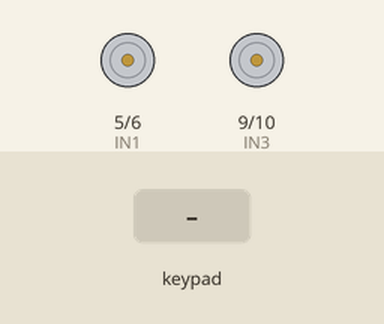
This sketch was run on a simulated Arduino Uno, built with avr-gcc and run on an emulated ATmega328P. On the bench: motor-driver pin pairs drawn as motors (green arrow = first pin HIGH = forward, orange = second pin HIGH = backward, longer = more drive). The inputs (shaded band) are chosen by the test bench.

Above: at 1.2 s.
1.3 s: key 'U' pressed
At 1.5 s:
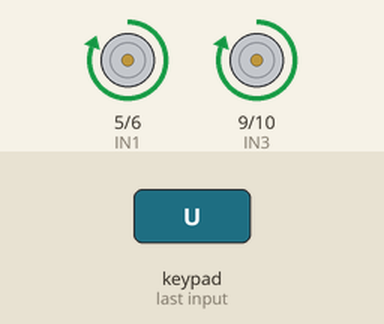
3.2 s: key 'D' pressed
At 3.4 s:
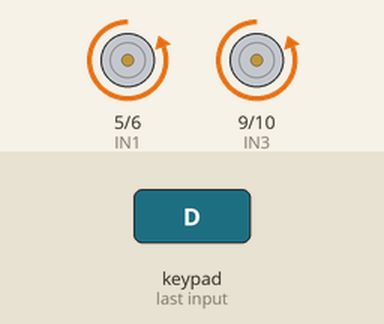
5.1 s: key 'L' pressed
At 5.3 s:
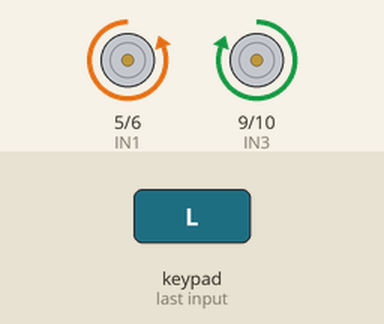
7.0 s: key 'R' pressed
At 7.2 s:
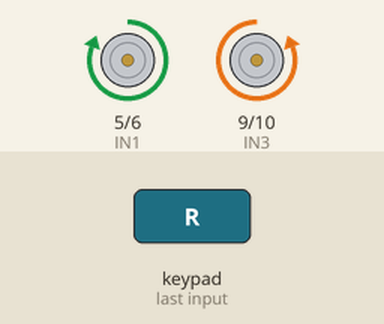
Timing chart, 0 to 9.9 s (numbered marks = the images above; inputs shaded):
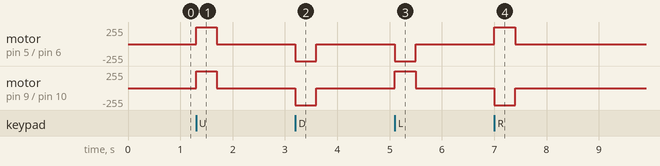

The sketch:

MinhTriet.ino
```cpp
#define CUSTOM_SETTINGS
#define INCLUDE_GAMEPAD_MODULE
#include <Dabble.h>

#include <SoftwareSerial.h>
SoftwareSerial BT(11,10); // RX, TX

// Motor pins (PWM capable)
int IN1 = 5;
int IN2 = 6;
int IN3 = 9;
int IN4 = 10;

void setup() {
  Serial.begin(9600);
  BT.begin(9600);

  Dabble.begin(BT);

  pinMode(IN1, OUTPUT);
  pinMode(IN2, OUTPUT);
  pinMode(IN3, OUTPUT);
  pinMode(IN4, OUTPUT);
}

void moveMotor(int leftSpeed, int rightSpeed) {
  // LEFT motor
  if (leftSpeed >= 0) {
    analogWrite(IN1, leftSpeed);
    analogWrite(IN2, 0);
  } else {
    analogWrite(IN1, 0);
    analogWrite(IN2, -leftSpeed);
  }

  // RIGHT motor
  if (rightSpeed >= 0) {
    analogWrite(IN3, rightSpeed);
    analogWrite(IN4, 0);
  } else {
    analogWrite(IN3, 0);
    analogWrite(IN4, -rightSpeed);
  }
}

void loop() {
  Dabble.processInput();

  int x = GamePad.getx_axis();  // -7 → +7
  int y = GamePad.gety_axis();  // -7 → +7

  // Chuyển giá trị joystick sang tốc độ PWM
  int speedY = map(abs(y), 0, 7, 0, 255);
  int speedX = map(abs(x), 0, 7, 0, 255);

  int leftMotor = 0;
  int rightMotor = 0;

  // Điều khiển theo vector JoyStick
  if (y > 1) { // Tiến
    leftMotor  = speedY;
    rightMotor = speedY;
  } else if (y < -1) { // Lùi
    leftMotor  = -speedY;
    rightMotor = -speedY;
  }

  if (x > 1) { // Phải
    rightMotor -= speedX;
    leftMotor  += speedX;
  } else if (x < -1) { // Trái
    rightMotor += speedX;
    leftMotor  -= speedX;
  }

  moveMotor(leftMotor, rightMotor);
}
```

Measured:
- after the input at 1.3 s, motor on pin 5 (IN1) / pin 6 (IN2), motor on pin 9 (IN3) / pin 10 (IN4): stopped → forward 255/255 at once, → stopped 0.40 s later
- after the input at 3.2 s, motor on pin 5 (IN1) / pin 6 (IN2), motor on pin 9 (IN3) / pin 10 (IN4): stopped → backward 255/255 at once, → stopped 0.40 s later
- after the input at 5.1 s, motor on pin 5 (IN1) / pin 6 (IN2): stopped → backward 255/255 at once, → stopped 0.40 s later; motor on pin 9 (IN3) / pin 10 (IN4): stopped → forward 255/255 at once, → stopped 0.40 s later
- after the input at 7.0 s, motor on pin 5 (IN1) / pin 6 (IN2): stopped → forward 255/255 at once, → stopped 0.40 s later; motor on pin 9 (IN3) / pin 10 (IN4): stopped → backward 255/255 at once, → stopped 0.40 s later
